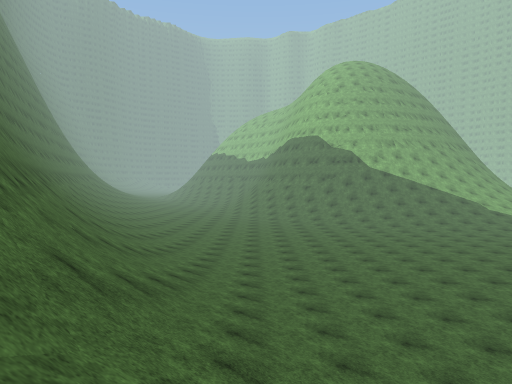
[1] (above)

20 first-person views from a walk through a Unity game level. The camera is 1.4 m above the floor, tilts 2° down and sees 70° across. The floor is counted in squares, 2 m on a side. Each view is taken from the middle of a square. On the plan, view 1 faces up. The plan holds only what a view shows up to about 11 squares ahead; the rest is blank. The place goes on beyond the plan. Some animated figures are not drawn. Surface patterns are stand-ins for the level's own textures.

[2]
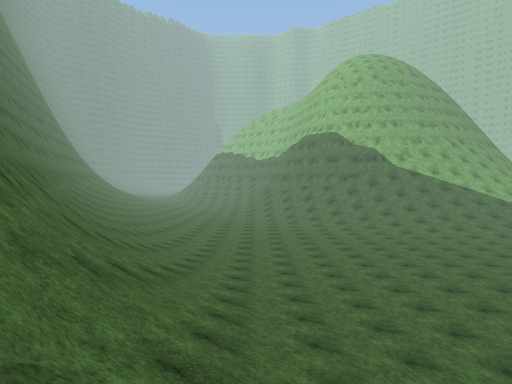

[3]
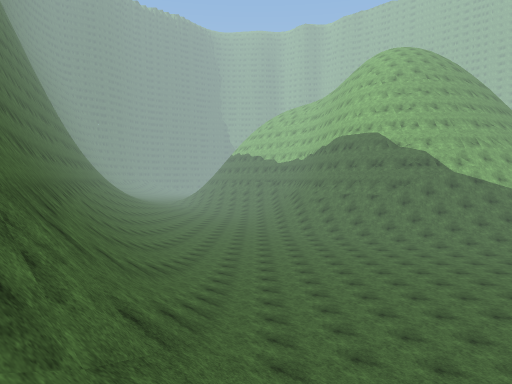

[4]
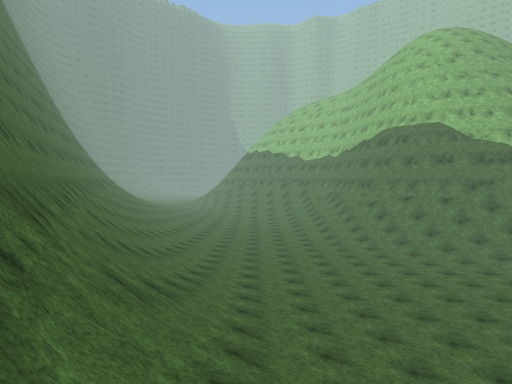

[5]
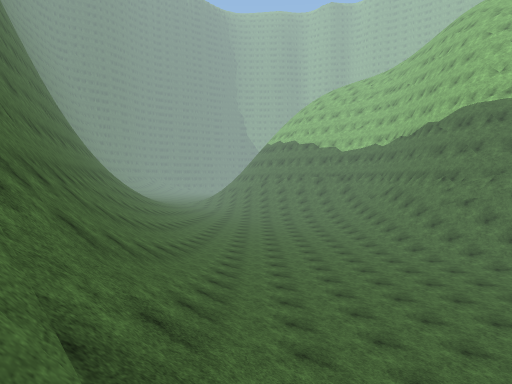

[6]
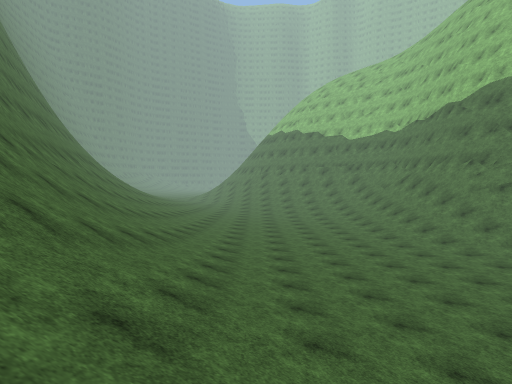

[7]
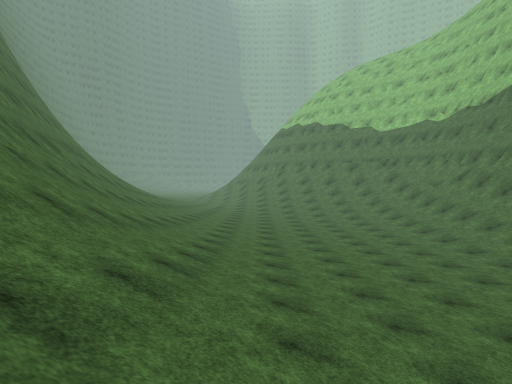

[8]
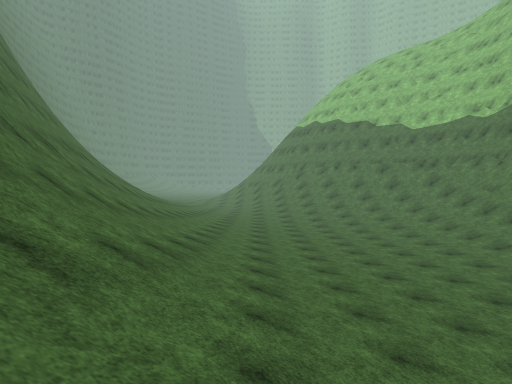

[9]
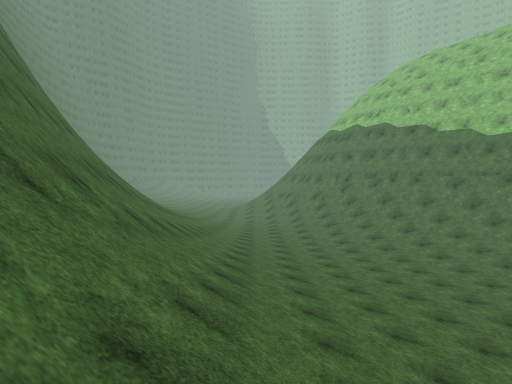

[10]
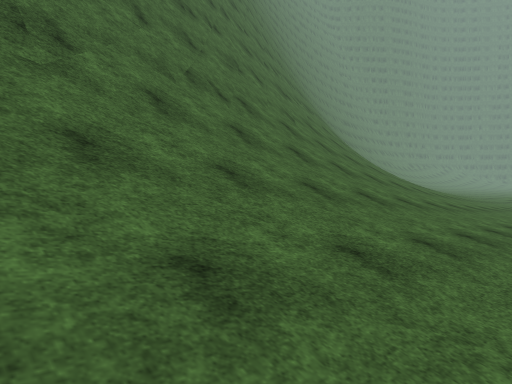

[11]
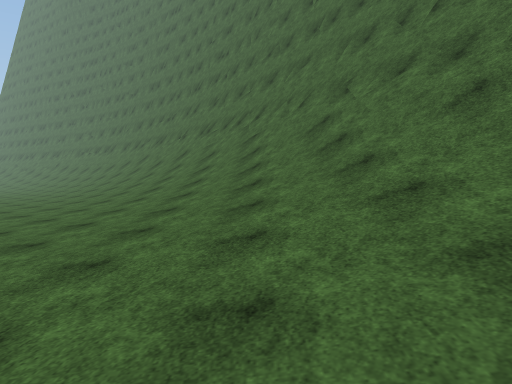

[12]
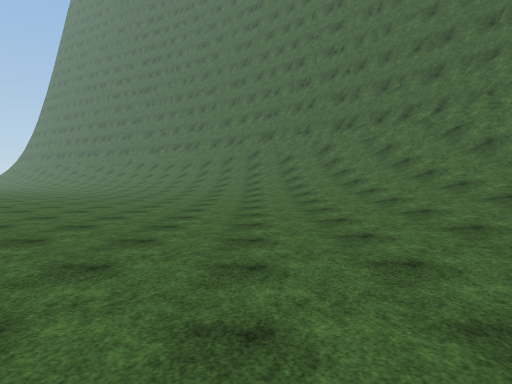

[13]
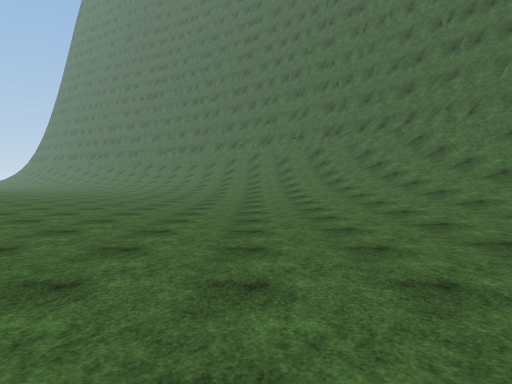

[14]
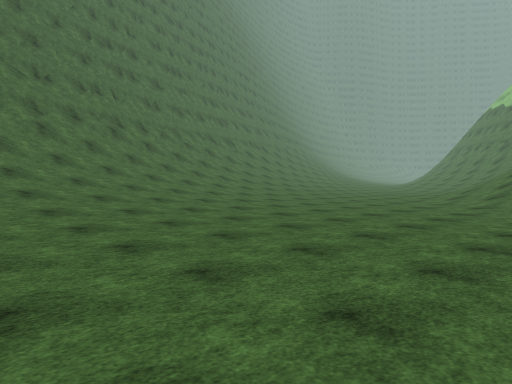

[15]
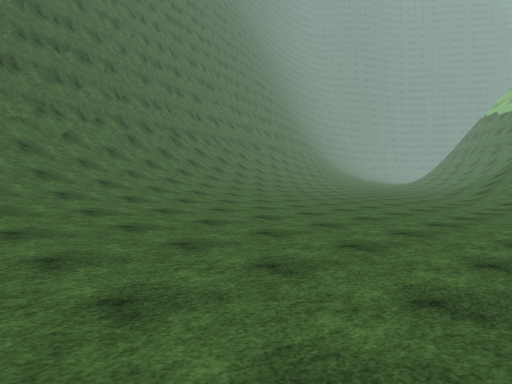

[16]
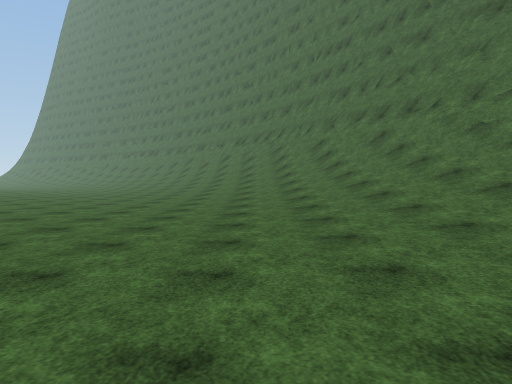

[17]
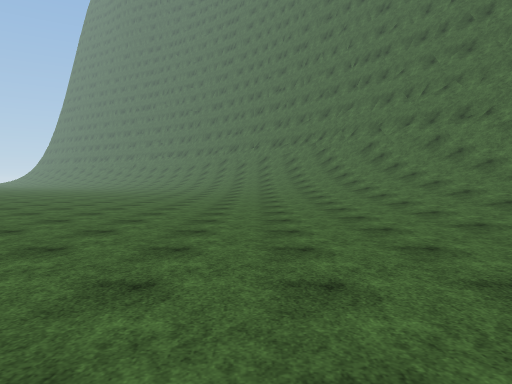

[18]
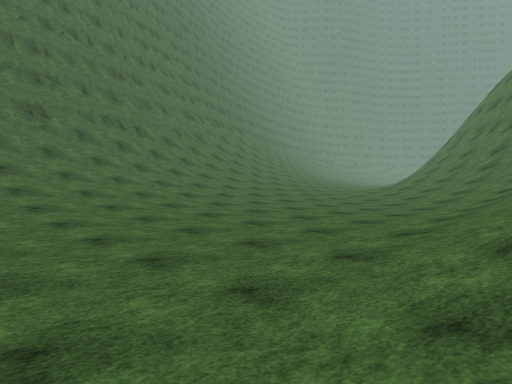

[19]
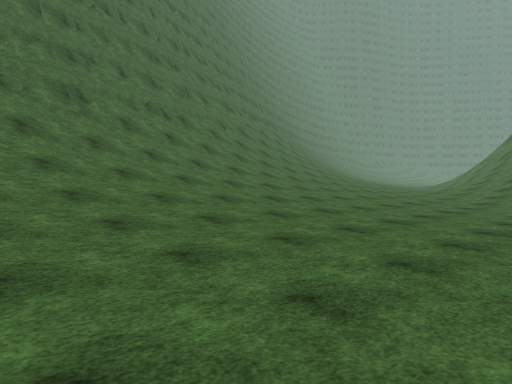

[20]
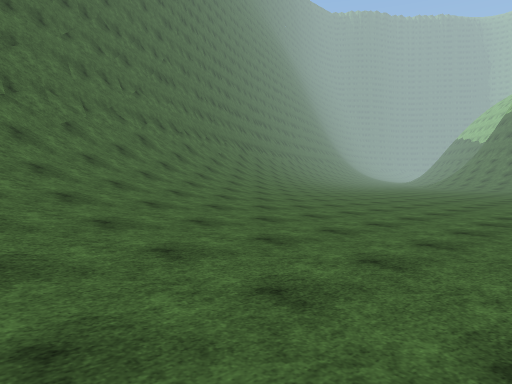

### Floor plan
Key: @ floor where view 1 was taken; # wall or solid block; . main floor; : floor 0.5 m higher than the main floor; + floor 0.75 m higher than the main floor; * floor 1.25 m higher than the main floor; / step, stairs or slope; = window, fence, low wall or low ledge.
Columns run from 16 left of view 1 to 10 right of it. Each row starts with its distance up from view 1.
 36 #////* +:::+//
 35 #////*++::::+/
 34 #/////++::.:+/
 33 ##////++::..:+/
 32  #////*+::..:+/
 31  #////*++:...:/
 30  ##////++:...://
 29   #////++::..:+/
 28   #=///*+::...://
 27   ##///*+::...://
 26    #////++:....:/
 25    #=///++:.....//
 24    ##///*+::....:/
 23     #////++:.....:
 22     ##///++:......
 21      #///*+::.....
 20      #////++:......
 19      ##///++:......
 18       #////+::.....
 17       ##///++:.....
 16        #////+::......
 15        #////++:......
 14        ##///*+::.....
 13         #////++:.......
 12         ##////+::......
 11          #////++:.......
 10          ##////+::......
  9           #////++:.......
  8           ##////+::......
  7            #////++:.......
  6            ##////+::.......
  5             #////++:.......
  4             ##////+::......
  3              ##///++:......
  2               #////+::.....
  1               ##///++:.....
  0                #@///+::....
 -1                ##///++:....
 -2                 ##///+::...
 -3                 ##///++::..
 -4                  #=///+::..
 -5                        +::.

Positions as (right, up) in squares from view 1, and headings:
1: (0, 0), facing up
2: (-1, 2), facing up
3: (-3, 5), facing up
4: (-5, 9), facing up
5: (-7, 14), facing up
6: (-7, 16), facing up
7: (-8, 19), facing up
8: (-9, 21), facing up
9: (-11, 24), facing up
10: (-9, 27), facing up-left
11: (1, 7), facing down
12: (6, 7), facing down
13: (6, 9), facing down
14: (2, 15), facing up-left
15: (3, 12), facing up-left
16: (2, 13), facing down
17: (4, 14), facing down
18: (-1, 25), facing up-left
19: (-4, 25), facing up-left
20: (10, -5), facing up-left
